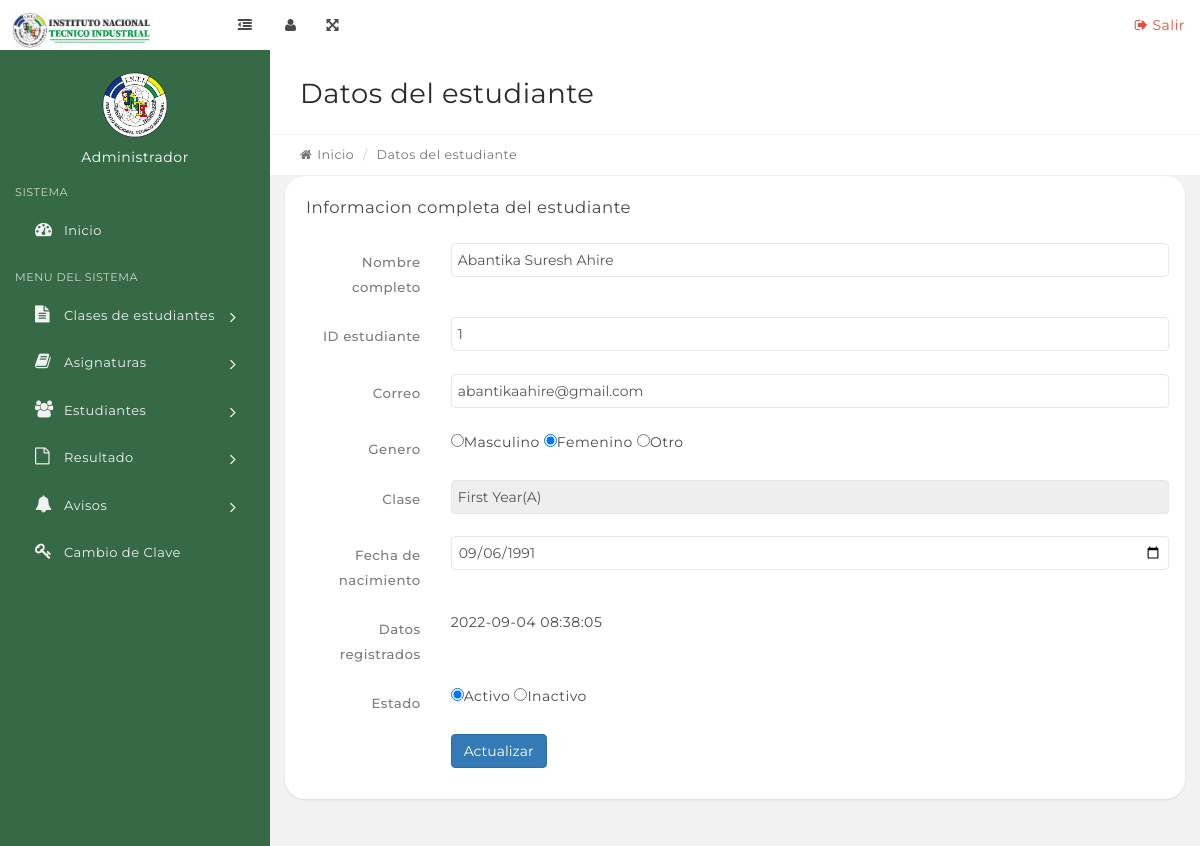
Page /edit-student.php?stid=1 on the committed database.
### tables this page shows
CREATE TABLE `tblstudents` (
  `StudentId` int(11) NOT NULL,
  `StudentName` varchar(100) DEFAULT NULL,
  `RollId` varchar(100) DEFAULT NULL,
  `StudentEmail` varchar(100) DEFAULT NULL,
  `Gender` varchar(10) DEFAULT NULL,
  `DOB` varchar(100) DEFAULT NULL,
  `ClassId` int(11) DEFAULT NULL,
  `RegDate` timestamp NULL DEFAULT CURRENT_TIMESTAMP,
  `UpdationDate` timestamp NULL DEFAULT NULL,
  `Status` int(1) DEFAULT NULL
);

CREATE TABLE `tblclasses` (
  `id` int(11) NOT NULL,
  `ClassName` varchar(80) DEFAULT NULL,
  `ClassNameNumeric` int(4) DEFAULT NULL,
  `Section` varchar(5) DEFAULT NULL,
  `CreationDate` timestamp NULL DEFAULT CURRENT_TIMESTAMP,
  `UpdationDate` timestamp NULL DEFAULT NULL
);

### edit-student.php (the view, shortened to what this page needs)
<?php
include('includes/config.php');
if(strlen($_SESSION['alogin'])=="")
    {
    header("Location: index.php");
    }
    else{
$stid=intval($_GET['stid']);
?>
  <?php include('includes/topbar.php');?>
            <div class="content-wrapper">
                <div class="content-container">
                   <?php include('includes/leftbar.php');?>
                    <div class="main-page">
                     <div class="container-fluid">
                            <div class="row page-title-div">
                                <div class="col-md-6">
                                    <h2 class="title">Datos del estudiante</h2>
                                </div>
                            </div>
                            <div class="row breadcrumb-div">
                                <div class="col-md-6">
                                    <ul class="breadcrumb">
                                        <li><a href="dashboard.php"><i class="fa fa-home"></i>Inicio</a></li>
                                        <li class="active">Datos del estudiante</li>
                                    </ul>
                                </div>
                            </div>
                        </div>
                        <div class="container-fluid">
                        <div class="row">
                                    <div class="col-md-12">
                                        <div class="panel">
                                            <div class="panel-heading">
                                                <div class="panel-title">
                                                    <h5>Informacion completa del estudiante</h5>
                                                </div>
                                            </div>
                                            <div class="panel-body">
                                                <form class="form-horizontal" method="post">
<?php
$sql = "SELECT tblstudents.StudentName,tblstudents.RollId,tblstudents.RegDate,tblstudents.StudentId,tblstudents.Status,tblstudents.StudentEmail,tblstudents.Gender,tblstudents.DOB,tblclasses.ClassName,tblclasses.Section from tblstudents join tblclasses on tblclasses.id=tblstudents.ClassId where tblstudents.StudentId=:stid";
$query = $dbh->prepare($sql);
$query->bindParam(':stid',$stid,PDO::PARAM_STR);
$query->execute();
$results=$query->fetchAll(PDO::FETCH_OBJ);
if($query->rowCount() > 0)
{
foreach($results as $result)
{  ?>
<div class="form-group">
<label for="default" class="col-sm-2 control-label">Nombre completo</label>
<div class="col-sm-10">
<input type="text" name="fullanme" class="form-control" id="fullanme" value="<?php echo htmlentities($result->StudentName)?>" required="required" autocomplete="off">
</div>
</div>
<div class="form-group">
<label for="default" class="col-sm-2 control-label">ID estudiante</label>
<div class="col-sm-10">
<input type="text" name="rollid" class="form-control" id="rollid" value="<?php echo htmlentities($result->RollId)?>" maxlength="5" required="required" autocomplete="off">
</div>
</div>
<div class="form-group">
<label for="default" class="col-sm-2 control-label">Correo</label>
<div class="col-sm-10">
<input type="email" name="emailid" class="form-control" id="email" value="<?php echo htmlentities($result->StudentEmail)?>" required="required" autocomplete="off">
</div>
</div>
<div class="form-group">
<label for="default" class="col-sm-2 control-label">Genero</label>
<div class="col-sm-10">
<?php  $gndr=$result->Gender;
?>
<?php
if($gndr=="Female")
{
?>
<input type="radio" name="gender" value="Male" required="required" >Masculino <input type="radio" name="gender" value="Female" required="required" checked>Femenino <input type="radio" name="gender" value="Other" required="required">Otro
<?php }?>
</div>
</div>
                                                    <div class="form-group">
                                                        <label for="default" class="col-sm-2 control-label">Clase</label>
                                                        <div class="col-sm-10">
<input type="text" name="classname" class="form-control" id="classname" value="<?php echo htmlentities($result->ClassName)?>(<?php echo htmlentities($result->Section)?>)" readonly>
                                                        </div>
                                                    </div>
<div class="form-group">
                                                        <label for="date" class="col-sm-2 control-label">Fecha de nacimiento</label>
                                                        <div class="col-sm-10">
                <input type="date"  name="dob" class="form-control" value="<?php echo htmlentities($result->DOB)?>" id="date">
                                                        </div>
                                                    </div>
<div class="form-group">
<label for="default" class="col-sm-2 control-label">Datos registrados </label>
<div class="col-sm-10">
<?php echo htmlentities($result->RegDate)?>
</div>
</div>
<div class="form-group">
<label for="default" class="col-sm-2 control-label">Estado</label>
<div class="col-sm-10">
<?php  $stats=$result->Status;
if($stats=="1")
{
?>
<input type="radio" name="status" value="1" required="required" checked>Activo <input type="radio" name="status" value="0" required="required">Inactivo
<?php }?>
</div>
</div>
<?php }} ?>
                                                    <div class="form-group">
                                                        <div class="col-sm-offset-2 col-sm-10">
                                                            <button type="submit" name="submit" class="btn btn-primary">Actualizar</button>
                                                        </div>
                                                    </div>
                                                </form>
                                            </div>
                                        </div>
                                    </div>
                                </div>
                    </div>
                </div>
            </div>
<?php include('includes/footer.php');?>
<?PHP } ?>

### rows in the picture
tblstudents: fullanme "Abantika Suresh Ahire", rollid "1", emailid "abantikaahire@gmail.com", classname "First Year(A)", dob "09/06/1991", RegDate "2022-09-04 08:38:05"
